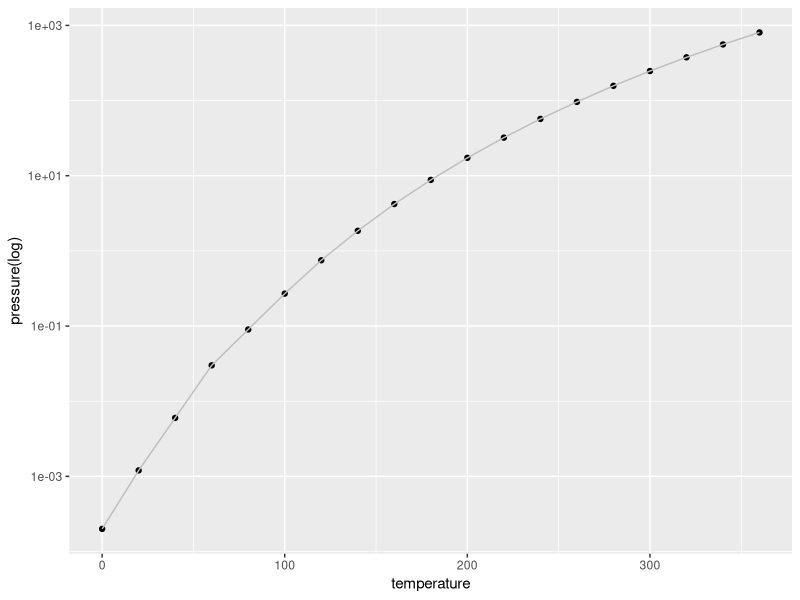

Reproduce this figure in R.
## ---- chunk 1
library(tidyverse)
## ---- chunk 2
summary(cars)
## ---- chunk 3
pressure %>% ggplot(aes(x = temperature, y = pressure)) + 
    geom_point() + geom_line(color = "grey") + scale_y_log10() + labs(y = "pressure(log)")
